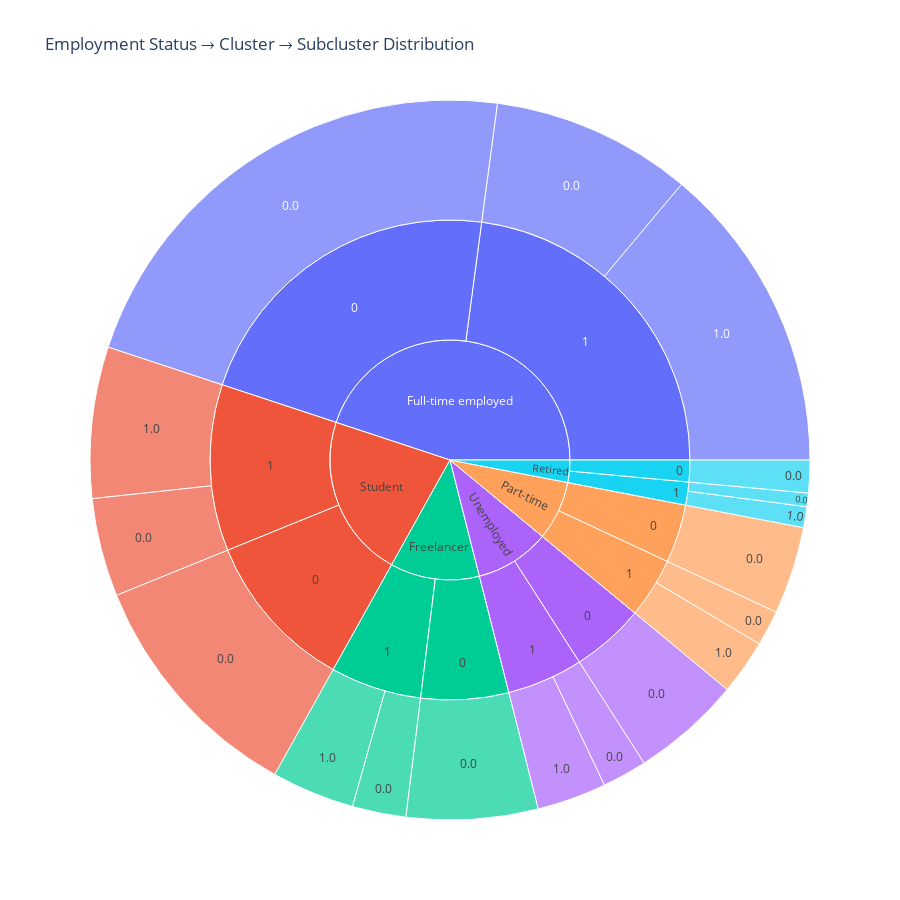

The notebook cell this image was saved under:
### Code cell
import plotly.express as px

sunburst_emp = (
    data
    .groupby(["employment_status", "cluster", "sub_cluster"])
    .size()
    .reset_index(name="count")
)

sunburst_emp["cluster"] = sunburst_emp["cluster"].astype(str)
sunburst_emp["sub_cluster"] = sunburst_emp["sub_cluster"].astype(str)

fig = px.sunburst(
    sunburst_emp,
    path=["employment_status", "cluster", "sub_cluster"],
    values="count",
    title="Employment Status → Cluster → Subcluster Distribution"
)

# ⭐ Increase figure size here
fig.update_layout(
    width=900,   # increase width
    height=900   # increase height
)

fig.show()

### Figure 1 — Plotly figure (JSON) as saved in the notebook; plotly's stock layout.template omitted (floating-point values rounded to 4 significant figures)
{"data": [{"branchvalues": "total", "domain": {"x": [0, 1], "y": [0, 1]}, "hovertemplate": "labels=%{label}<br>count=%{value}<br>parent=%{parent}<br>id=%{id}<extra></extra>", "ids": ["Freelancer/0/0.0", "Full-time employed/0/0.0", "Part-time/0/0.0", "Retired/0/0.0", "Student/0/0.0", "Unemployed/0/0.0", "Freelancer/1/0.0", "Full-time employed/1/0.0", "Part-time/1/0.0", "Retired/1/0.0", "Student/1/0.0", "Unemployed/1/0.0", "Freelancer/1/1.0", "Full-time employed/1/1.0", "Part-time/1/1.0", "Retired/1/1.0", "Student/1/1.0", "Unemployed/1/1.0", "Freelancer/0", "Full-time employed/0", "Part-time/0", "Retired/0", "Student/0", "Unemployed/0", "Freelancer/1", "Full-time employed/1", "Part-time/1", "Retired/1", "Student/1", "Unemployed/1", "Freelancer", "Full-time employed", "Part-time", "Retired", "Student", "Unemployed"], "labels": ["0.0", "0.0", "0.0", "0.0", "0.0", "0.0", "0.0", "0.0", "0.0", "0.0", "0.0", "0.0", "1.0", "1.0", "1.0", "1.0", "1.0", "1.0", "0", "0", "0", "0", "0", "0", "1", "1", "1", "1", "1", "1", "Freelancer", "Full-time employed", "Part-time", "Retired", "Student", "Unemployed"], "name": "", "parents": ["Freelancer/0", "Full-time employed/0", "Part-time/0", "Retired/0", "Student/0", "Unemployed/0", "Freelancer/1", "Full-time employed/1", "Part-time/1", "Retired/1", "Student/1", "Unemployed/1", "Freelancer/1", "Full-time employed/1", "Part-time/1", "Retired/1", "Student/1", "Unemployed/1", "Freelancer", "Full-time employed", "Part-time", "Retired", "Student", "Unemployed", "Freelancer", "Full-time employed", "Part-time", "Retired", "Student", "Unemployed", "", "", "", "", "", ""], "type": "sunburst", "values": [91345, 341000, 60874, 22699, 166760, 76217, 37304, 139503, 24614, 9419, 68416, 31070, 57681, 214880, 38296, 14496, 105110, 48212, 91345, 341000, 60874, 22699, 166760, 76217, 94985, 354383, 62910, 23915, 173526, 79282, 186330, 695383, 123784, 46614, 340286, 155499]}], "layout": {"height": 900, "legend": {"tracegroupgap": 0}, "title": {"text": "Employment Status → Cluster → Subcluster Distribution"}, "width": 900}}
